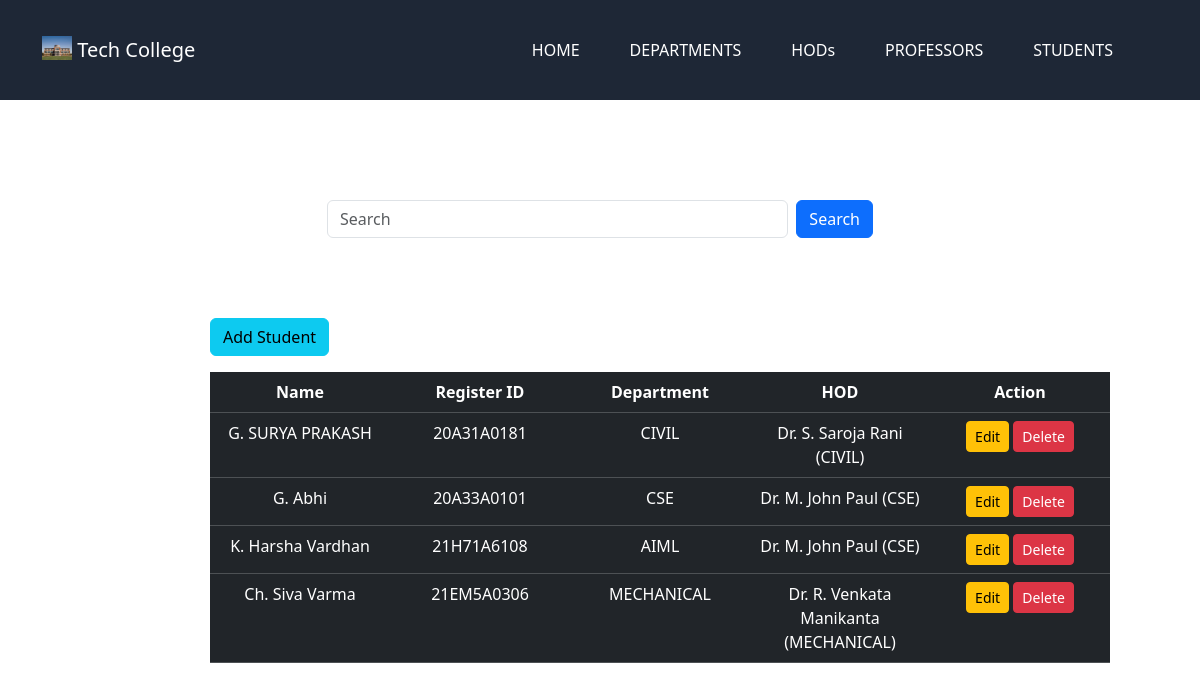
Page /student on the committed database.
### app1/models.py (models this page shows, shortened)
class Students(models.Model):
    name = models.CharField(max_length=100)
    Register_ID = models.CharField(max_length=100, unique=True)
    Department = models.ForeignKey(Department, on_delete=models.SET_NULL, null=True, blank=True)
    HOD = models.ForeignKey(HOD, on_delete=models.SET_NULL, null=True, blank=True)

class Department(models.Model):
    name = models.CharField(max_length=100)
    code = models.CharField(max_length=50)
    def __str__(self):
        return self.name

class HOD(models.Model):
    name = models.CharField(max_length=50)
    Department = models.OneToOneField(Department, on_delete=models.SET_NULL, null=True, blank=True)
    phone = models.CharField(max_length=50)
    def __str__(self):
        return f"{self.name} ({self.Department.name if self.Department else 'No Department'})"

### app1/views.py (the view)
# urls.py: path('student',student, name='student'),
def student(request):
    if request.method == "GET":
        search = request.GET.get('search',None)
        if search:
            data = Students.objects.filter(name__startswith = search)|Students.objects.filter(name__startswith = search)|Students.objects.filter(Department__name__startswith = search)|Students.objects.filter(Register_ID__startswith = search)
        else:
            data = Students.objects.all()
    if request.method =="POST":
        fm = Student_Registration(request.POST)
        if fm.is_valid():
            fm.save()
            return redirect('student')
        else:
            data = Students.objects.all()
    else:
        fm = Student_Registration()
    context = {
        'data': data,
        'fm':fm
    }
    return render(request,'Stud.html',context)

### app1/forms.py
class Student_Registration(forms.ModelForm):
    class Meta:
        model = Students
        fields = ['name', 'Register_ID', 'Department', 'HOD']
        widgets = {
            'name': forms.TextInput(attrs={'class': 'form-control', 'placeholder': 'Enter Student Name'}),
            'Register_ID': forms.TextInput(attrs={'class': 'form-control', 'placeholder': 'Enter Registration ID'}),
            'Department': forms.Select(attrs={'class': 'form-control'}),
            'HOD': forms.Select(attrs={'class': 'form-control'}),
        }

### templates/Stud.html (shortened to what this page needs)
{% extends 'nav.html' %}
{% block content %}
<div class="container" style=" margin-top: 200px;">
    <div class="row justify-content-center">
        <div class="col-md-6">
            <form class="d-flex" method="GET" >
                <input class="form-control me-2" type="search" placeholder="Search"  name="search" id="search">
                <button class="btn btn-primary" type="submit">Search</button>
            </form>
        </div>
    </div>
</div>
<div class="container justify-content-center align-items-center" style=" margin-top: 80px; padding-left: 15%;">
    <button  class="btn btn-info mb-3" onclick="addpopup()" >Add Student</button>
    <div style="width: 80%;;">
        <table class="table table-dark table-hover text-center">
            <tr>
                <th scope="col">Name</th>
                <th scope="col">Register ID</th>
                <th scope="col">Department</th>
                <th scope="col">HOD</th>
                <th scope="col">Action</th>
            </tr>
            {% for r in data %}
            <tr>
                <td>{{ r.name }}</td>
                <td>{{ r.Register_ID }}</td>
                <td>{{ r.Department }}</td>
                <td>{{ r.HOD }}</td>
                <td>
                    <a href="{% url 'updateStudent' r.id %}" class="btn btn-warning btn-sm">Edit</a>
                    <button onclick="opendeletepopup()" class="btn btn-danger btn-sm" style="display: inline;" >Delete</button>
                </td>
            </tr>
            {% endfor %}
        </table>
    </div>
</div>
{% endblock content %}

### templates/Stud.html (style rules this page uses)
th, td { min-width: 180px; }

### rows in the picture
Students: name "G. SURYA PRAKASH", Register_ID "20A31A0181", Department "CIVIL", HOD "Dr. S. Saroja Rani (CIVIL)"
Students: name "G. Abhi", Register_ID "20A33A0101", Department "CSE", HOD "Dr. M. John Paul (CSE)"
Students: name "K. Harsha Vardhan", Register_ID "21H71A6108", Department "AIML", HOD "Dr. M. John Paul (CSE)"
Students: name "Ch. Siva Varma", Register_ID "21EM5A0306", Department "MECHANICAL", HOD "Dr. R. Venkata Manikanta (MECHANICAL)"
